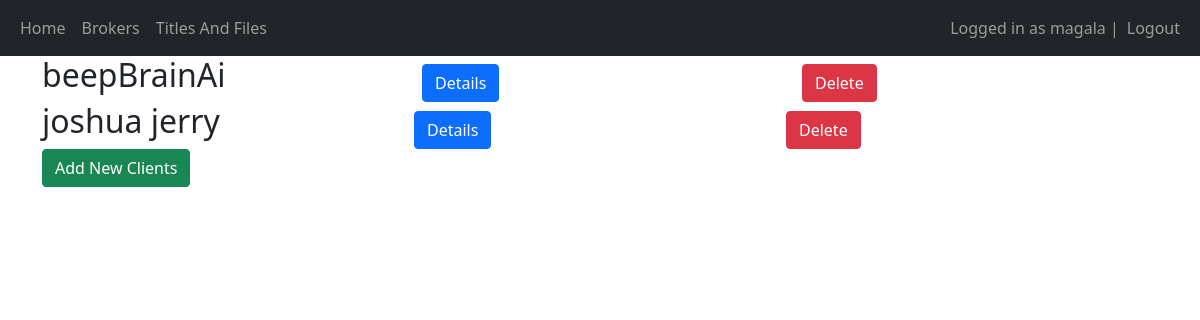
/clients/2 (signed in), run on an earlier commit of the app's database.
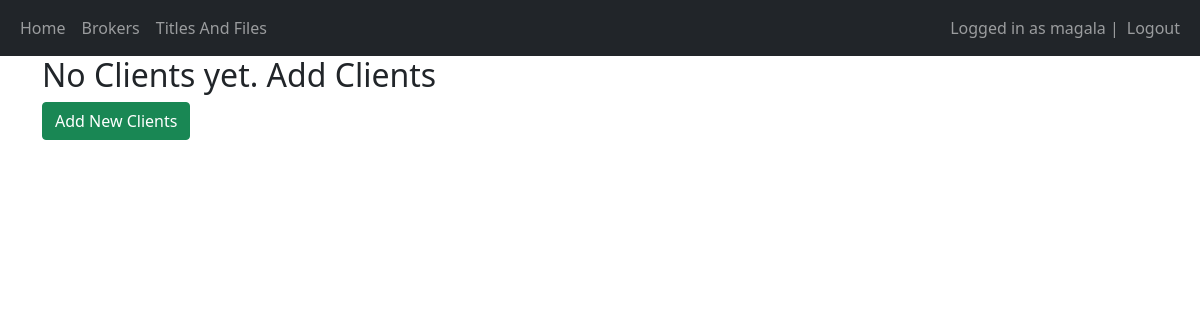
And on a later commit of the database.
### main/models.py (models this page shows, shortened)
class Client(models.Model):
    broker = models.ForeignKey('Broker', on_delete=models.CASCADE)
    name = models.CharField(max_length=45)
    locaton = models.CharField(max_length=45)
    Amount_paid_by = models.DateTimeField()
    commision_paid = models.IntegerField()
    balance = models.IntegerField()
    signature = models.FileField(upload_to='uploads/', null=True)
    created_at = models.DateTimeField(auto_now_add=True)
    updated_at = models.DateTimeField(auto_now=True)

### main/views.py (the view, shortened to what this page needs)
# urls.py: path('clients/<int:pk>', views.clients, name='clients'),
@login_required(login_url="/login")
def clients(request, pk):
    client_id = request.POST.get("client_id")
    clients = Client.objects.all()
    selected_clients = []
    for client in clients:
        if client.broker.id == pk:
            selected_clients.append(client)
    return render(request, 'main/clients.html', {"clients":selected_clients})

### main/templates/main/clients.html (shortened to what this page needs)
{% extends 'main/base.html' %} {% block title %}Brokers{% endblock %}
{% block content %} {% for client in clients %}
<div class="row align-items-end" style="margin-bottom: 10px;">
  <div class="col">
    <h2>{{ client.name }}</h2>
  </div>
  <div class="col">
    <form method="post">
      <button
        type="submit"
        class="btn btn-primary"
        name="client_id"
        value="{{ client.id }}"
      >
        Details
      </button>
    </form>
  </div>
  <div class="col">
    <form method="post">
      <button
        type="submit"
        class="btn btn-danger"
        name="broker_id"
        value="{{ broker.id }}"
      >
        Delete
      </button>
    </form>
  </div>
{% empty %}
<h2>No Clients yet. Add Clients</h2>
{% endfor %}
<div class="row align-items-end" >
  <form method="post">
    <button
      type="submit"
      class="btn btn-success"
      name="add-client"
      value="add-client"
    >
      Add New Clients
    </button>
  </form>
</div>
{% endblock %}

What changed in the data, as far as the page shows it:
removed Client: name "beepBrainAi", {{ client.id }} 1 (drawn)
removed Client: name "joshua jerry", {{ client.id }} 2 (drawn)
Also different on the page:
text now shown: "No Clients yet. Add Clients"
